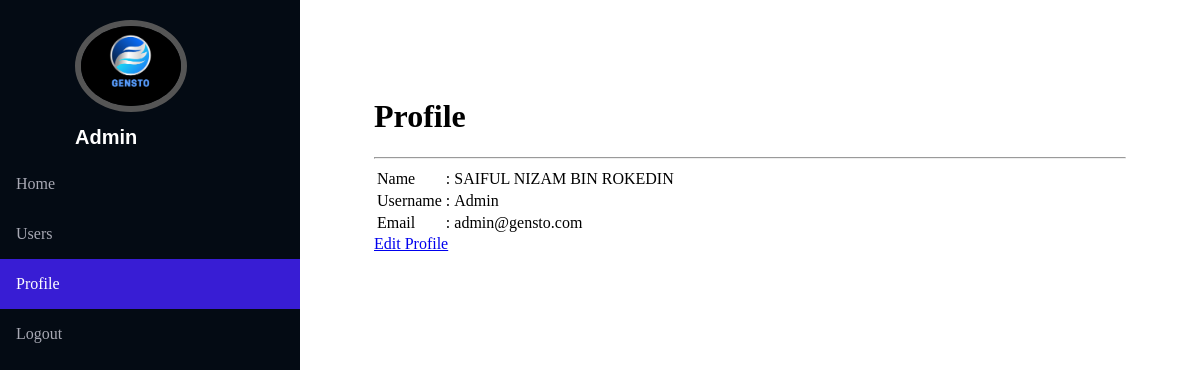
Screenshot of /Users (signed in) with the database file from the repository.
### tables this page shows
CREATE TABLE `user` (
  `id` int(11) NOT NULL,
  `username` varchar(255) NOT NULL,
  `email` varchar(255) NOT NULL,
  `password` varchar(255) NOT NULL,
  `role` varchar(255) NOT NULL,
  `isdelete` varchar(255) DEFAULT 'SHOW',
  `name` varchar(255) DEFAULT NULL
);

### app/core/Controller.php (called while the page is built, shortened)
<?php
class Controller{
    public function view($view,$data=[]){
        require_once './app/views/'.$view.'.php';
    }
}

### app/controllers/Users.php (called while the page is built, shortened)
<?php
class Users extends Controller{
  private $host = DB_HOST;
    private $user = DB_USER;
    private $password = DB_PASSWORD;
    private $database = DB_NAME;
    public function __construct()
    {
        $user=$this->user;
        $host=$this->host;
        $password=$this->password;
        $database=$this->database;
        $conn = mysqli_connect($host,$user,$password,$database);
        $this->conn=$conn;
    }
    public function index(){
      $username=  $_SESSION['username'];
        $sql = "SELECT * from user WHERE username like '$username' limit 1";
        $result = $this->conn->query($sql)->fetch_assoc();
        $this->view('users/profile',$result);
    }
}

### app/core/App.php (called while the page is built, shortened)
<?php
class App{
    public $method = 'index';
    public $params = [];
    public function __construct(){
     $this->controller = new $this->controller;
    call_user_func_array([$this->controller,$this->method],$this->params);
    }
}

### index.php (called while the page is built, shortened)
<?php
$app = new App;

### app/views/users/profile.php (the view)
<div class="content">
   <div style="padding:50px">
    <br>
    <h1>Profile</h1>
    <hr>
    <table>
        <tr>
            <td>Name</td>
            <td>:</td>
            <td><?=$data['name']?></td>
        </tr>
        <tr>
            <td>Username</td>
            <td>:</td>
            <td><?=$data['username']?></td>
        </tr>
        <tr>
            <td>Email</td>
            <td>:</td>
            <td><?=$data['email']?></td>
        </tr>
    </table>
    <a href="<?=baseurl?>Users/editprofile">Edit Profile</a>
   </div>
</div>

### css/style.css (style rules this page uses)
div.content { margin-left: 300px; padding: 1px 16px; height: 1000px; }

### rows the page displays
user: name "SAIFUL NIZAM BIN ROKEDIN", username "Admin", email "admin@gensto.com"

### other values shown
$_SESSION['username'] "Admin"
